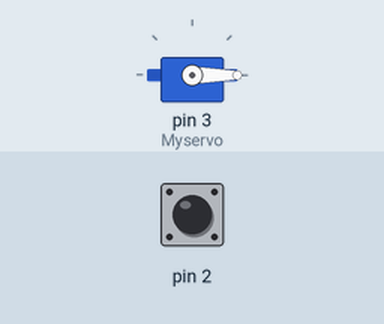
Bench run of a sketch on a simulated Arduino Uno, built with avr-gcc and run on an emulated ATmega328P. Parts: servo. The test bench sets the inputs (shaded band); at power-on: pin 2 HIGH.

Above: at 1.2 s.
1.3 s: pin 2 pulled LOW for 0.15 s
At 1.37 s:
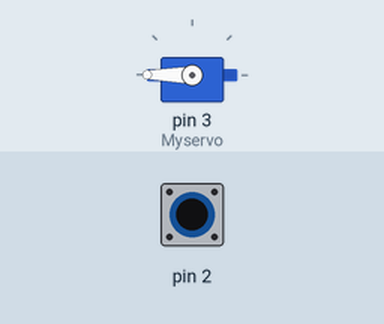
2.9 s: pin 2 pulled LOW for 3.2 s
At 6.9 s:
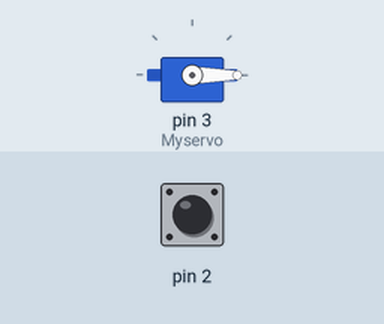
Timing chart, 0 to 8.4 s (numbered marks = the images above; inputs shaded):
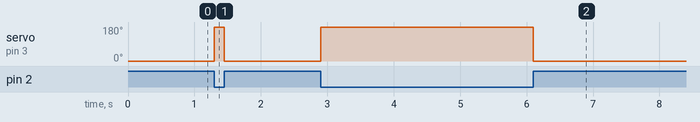

Measured:
- after the input at 1.3 s, servo on pin 3 (Myservo): 0° → 180° at once, → 0° 0.15 s later
- after the input at 2.9 s, servo on pin 3 (Myservo): 0° → 180° at once, → 0° 3.2 s later

The sketch:

comedouro_proj_base.ino
```cpp
//powered by kemi

#include<Servo.h>
Servo Myservo;

//botao em digital 2
//servo em digital 3
void setup()
{
  pinMode(2, INPUT_PULLUP);
  Myservo.attach(3);
}

void loop()
{
  if(digitalRead(2)==LOW){
    Myservo.write(180);
  }
  else

 Myservo.write(0);

}
```
